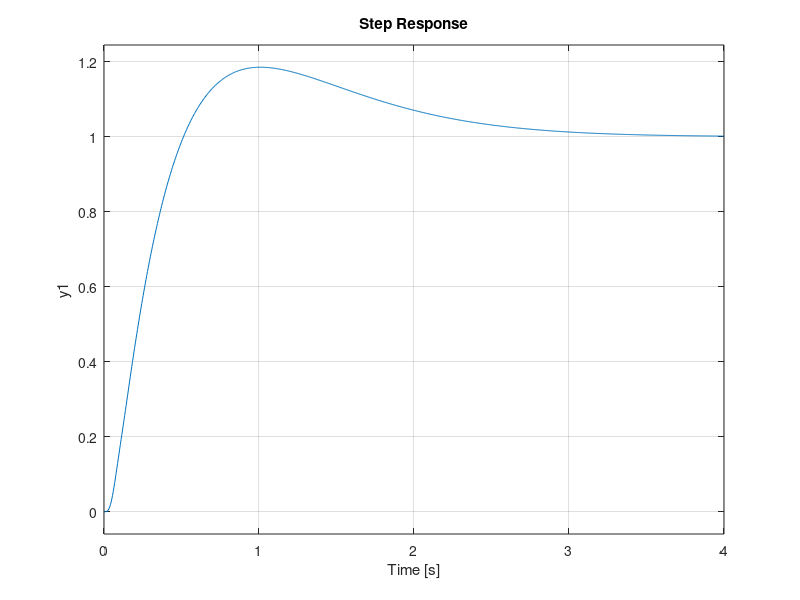

This figure's MATLAB source:
%% Ball on plate - Routh-Hurwitz Control Design
% Ball on plate from Chapter 1. A servo motor tilts the plate by the angle 
% theta and the ball rolls. Each axis (x and y) is the same, so we design one 
% controller and use it for both. The input is the servo angle command 
% theta_ref and the output is the ball position x.

clear all
close all

c = 1.09;           % ball acceleration per servo angle [m/s^2/rad] (K_bb in the lab)
Km = 1.53;          % servo gain [rad/(V s)]
tau = 0.0248;       % servo time constant [s]
Kp1 = 76.5;         % inner servo loop gain (P control of the servo angle)
s = tf('s');

Gball = c/s^2;
Gservo = Kp1*Km/(tau*s^2 + s + Kp1*Km);
G = Gball*Gservo;
%% Simplified model
% The servo is much faster than the ball, so first we neglect it, G(s) = c/s^2.
% With C(s) = K: P(s) = s^2 + cK, the coefficient of s is zero, never 
% asymptotically stable. With the lead compensator
% 
% $$C(s) = K\frac{s+1}{s/20+1}$$
% 
% the characteristic equation is s^2(s/20 + 1) + cK(s + 1) = 0. Multiplying 
% by 20:
% 
% $$P(s) = s^3 + 20s^2 + 20cKs + 20cK$$
% 
% Routh table:
% 
%   s^3 | 1                                  20cK
%   s^2 | 20                                 20cK
%   s^1 | c11 = (20*20cK - 20cK)/20 = 19cK
%   s^0 | c21 = 20cK
% 
% Stable for any K > 0.
%% Full model
% With the servo, P(s) is of order 5 and an upper limit on K appears: the 
% servo adds phase lag. Let's check a few gains on the full model:

for K = [3 30 100]
    C = K*(s+1)/(s/20+1);
    disp(['K = ' num2str(K) ':']);
    disp(pole(minreal(C*G/(1+C*G))).');
end
%% 
% K = 100 is unstable. Neglecting fast dynamics is useful, but the result must 
% be checked on the full model. We choose K = 3:

K = 3;
C = K*(s+1)/(s/20+1);
step(minreal(C*G/(1+C*G)));
%% 
% To try this controller in BOP_Realtime_Demo, set
% 
%   C = 3*(s+1)/(s/20+1);

[numC, denC] = tfdata(C, 'v')
